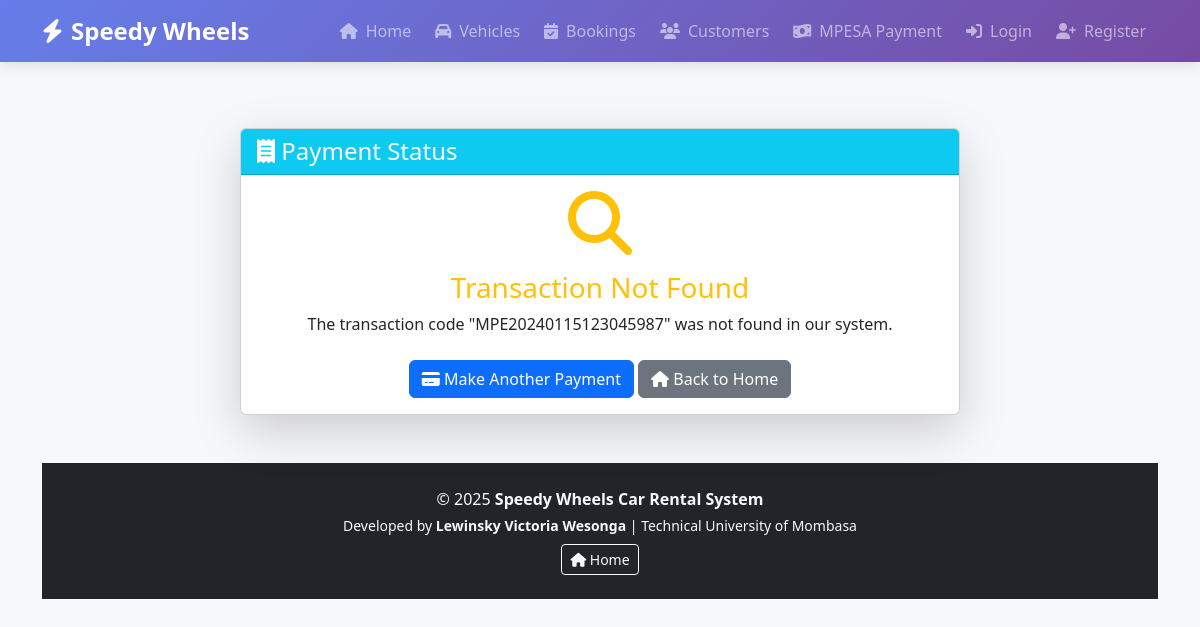
Before: /src/modules/payments/payment_status.php?transaction_code=MPE20240115123045987 with the older database file.
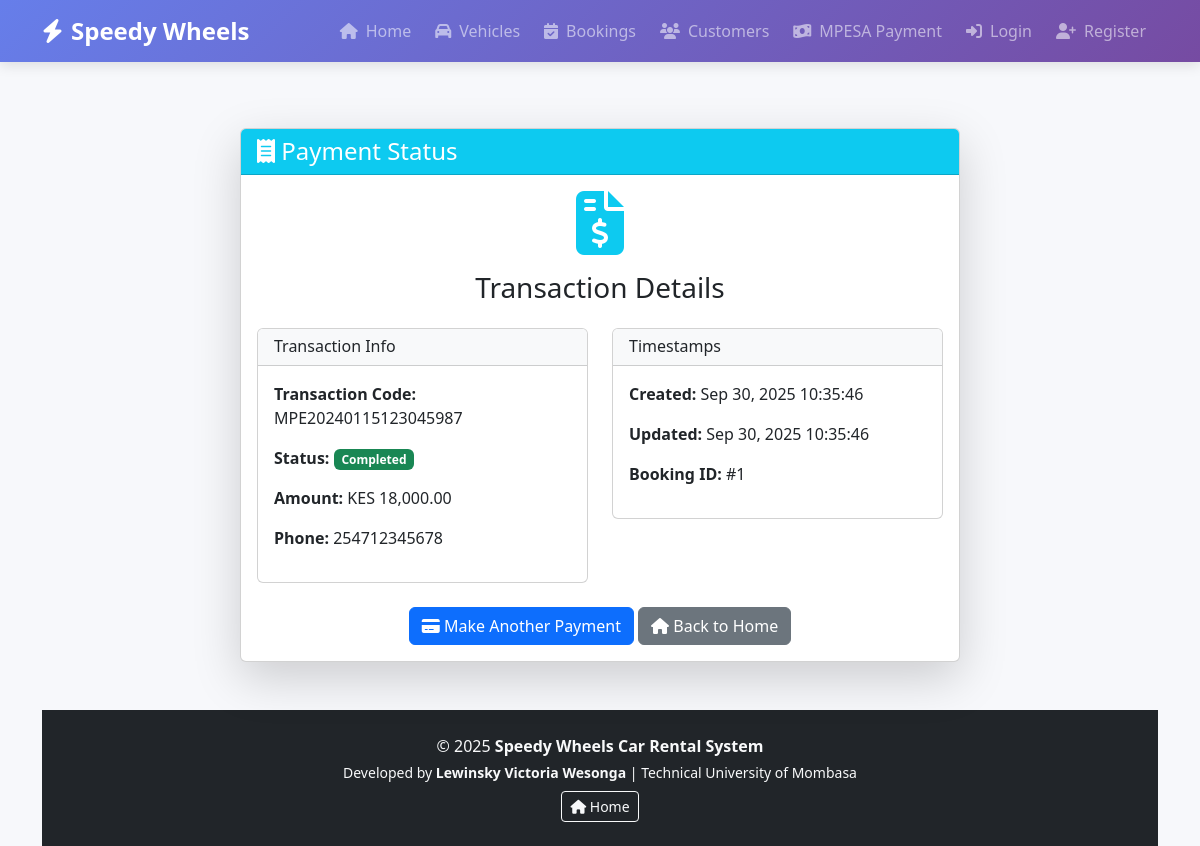
After: the same page with the newer database file.
### tables this page shows
CREATE TABLE mpesa_transactions (
    id INT PRIMARY KEY AUTO_INCREMENT,
    transaction_code VARCHAR(50) UNIQUE NOT NULL,
    phone VARCHAR(15) NOT NULL,
    amount DECIMAL(10,2) NOT NULL,
    booking_id INT,
    status ENUM('pending', 'completed', 'failed') DEFAULT 'pending',
    created_at TIMESTAMP DEFAULT CURRENT_TIMESTAMP,
    updated_at TIMESTAMP DEFAULT CURRENT_TIMESTAMP ON UPDATE CURRENT_TIMESTAMP,
    INDEX idx_transaction_code (transaction_code),
    INDEX idx_phone (phone),
    INDEX idx_status (status),
    INDEX idx_booking (booking_id)
);

### src/includes/auth.php (called while the page is built, shortened)
<?php
function isAuthenticated() {
    return isset($_SESSION['user_id']) && !empty($_SESSION['user_id']);
}

### src/modules/payments/mpesa_processor.php (called while the page is built, shortened)
<?php
class MpesaProcessor {
    private $pdo;
    public function __construct() {
        try {
            $this->pdo = new PDO(
                "mysql:host=localhost;dbname=speedy_wheels;charset=utf8mb4",
                "root",
                "",
                [PDO::ATTR_ERRMODE => PDO::ERRMODE_EXCEPTION]
            );
        } catch (PDOException $e) {
            throw new Exception("Database connection failed: " . $e->getMessage());
        }
    }
    public function getTransactionStatus($transactionCode) {
        try {
            $stmt = $this->pdo->prepare("
                SELECT * FROM mpesa_transactions
                WHERE transaction_code = ?
            ");
            $stmt->execute([$transactionCode]);
            $transaction = $stmt->fetch(PDO::FETCH_ASSOC);
            return $transaction ?: ['status' => 'not_found'];
        } catch (Exception $e) {
            return ['status' => 'error', 'message' => $e->getMessage()];
        }
    }
}
?>

### src/modules/payments/payment_status.php (the view, shortened to what this page needs)
<?php
require_once "mpesa_processor.php";
$transaction_code = $_GET['transaction_code'] ?? '';
require_once "../../includes/header.php";
$mpesa = new MpesaProcessor();
$transaction = $mpesa->getTransactionStatus($transaction_code);
?>
<div class="container mt-4">
    <div class="row justify-content-center">
        <div class="col-md-8">
            <div class="card shadow-lg">
                <div class="card-header bg-info text-white">
                    <h4 class="mb-0"><i class="fas fa-receipt"></i> Payment Status</h4>
                </div>
                <div class="card-body">
                    <?php if ($transaction && $transaction['status'] !== 'not_found'): ?>
                        <div class="text-center mb-4">
                            <i class="fas fa-file-invoice-dollar fa-4x text-info mb-3"></i>
                            <h3>Transaction Details</h3>
                        </div>
                        <div class="row">
                            <div class="col-md-6">
                                <div class="card">
                                    <div class="card-header bg-light">
                                        <h6 class="mb-0">Transaction Info</h6>
                                    </div>
                                    <div class="card-body">
                                        <p><strong>Transaction Code:</strong> <?php echo htmlspecialchars($transaction['transaction_code']); ?></p>
                                        <p><strong>Status:</strong>
                                            <span class="badge bg-<?php echo $transaction['status'] == 'completed' ? 'success' : 'warning'; ?>">
                                                <?php echo ucfirst($transaction['status']); ?>
                                            </span>
                                        </p>
                                        <p><strong>Amount:</strong> KES <?php echo number_format($transaction['amount'], 2); ?></p>
                                        <p><strong>Phone:</strong> <?php echo htmlspecialchars($transaction['phone']); ?></p>
                                    </div>
                                </div>
                            </div>
                            <div class="col-md-6">
                                <div class="card">
                                    <div class="card-header bg-light">
                                        <h6 class="mb-0">Timestamps</h6>
                                    </div>
                                    <div class="card-body">
                                        <p><strong>Created:</strong> <?php echo date('M j, Y H:i:s', strtotime($transaction['created_at'])); ?></p>
                                        <?php if ($transaction['updated_at']): ?>
                                            <p><strong>Updated:</strong> <?php echo date('M j, Y H:i:s', strtotime($transaction['updated_at'])); ?></p>
                                        <?php endif; ?>
                                        <p><strong>Booking ID:</strong> #<?php echo htmlspecialchars($transaction['booking_id']); ?></p>
                                    </div>
                                </div>
                            </div>
                        </div>
                    <?php else: ?>
                        <div class="text-center mb-4">
                            <i class="fas fa-search fa-4x text-warning mb-3"></i>
                            <h3 class="text-warning">Transaction Not Found</h3>
                            <p>The transaction code "<?php echo htmlspecialchars($transaction_code); ?>" was not found in our system.</p>
                        </div>
                    <?php endif; ?>
                    <div class="mt-4 text-center">
                        <a href="payment.php" class="btn btn-primary">
                            <i class="fas fa-credit-card"></i> Make Another Payment
                        </a>
                        <a href="<?php echo base_url('index.php'); ?>" class="btn btn-secondary">
                            <i class="fas fa-home"></i> Back to Home
                        </a>
                    </div>
                </div>
            </div>
        </div>
    </div>
</div>
<?php require_once "../../includes/footer.php"; ?>

### src/includes/header.php (shortened to what this page needs)
<?php
require_once __DIR__ . '/auth.php';
function base_url($path = '') {
    $is_local = ($_SERVER['HTTP_HOST'] ?? 'localhost') === 'localhost';
    $base_path = $is_local ? '/speedy-wheels-car-rental-system' : '';
    $clean_path = $path ? '/' . ltrim($path, '/') : '';
    return $base_path . $clean_path;
}
$nav_items = [
    'home' => [
        'url' => base_url('index.php'),
        'title' => 'Home',
        'icon' => 'fas fa-home'
    ],
    'vehicles' => [
        'url' => base_url('src/modules/vehicles/index.php'),
        'title' => 'Vehicles',
        'icon' => 'fas fa-car'
    ],
    'bookings' => [
        'url' => base_url('src/modules/bookings/index.php'),
        'title' => 'Bookings',
        'icon' => 'fas fa-calendar-check'
    ],
    'customers' => [
        'url' => base_url('src/modules/customers/index.php'),
        'title' => 'Customers',
        'icon' => 'fas fa-users'
    ],
    'payments' => [
        'url' => base_url('src/modules/payments/payment.php'),
        'title' => 'MPESA Payment',
        'icon' => 'fas fa-money-bill-wave'
    ]
];
$current_script = $_SERVER['PHP_SELF'] ?? '';
function is_active_nav($url, $current_script) {
    $clean_url = rtrim($url, '/');
    $clean_script = rtrim($current_script, '/');
    return strpos($clean_script, basename($clean_url)) !== false;
}
?>
<!DOCTYPE html>
<html lang="en">
<head>
  <link href="https://cdn.jsdelivr.net/npm/bootstrap@5.3.2/dist/css/bootstrap.min.css" rel="stylesheet">
  <link href="https://cdnjs.cloudflare.com/ajax/libs/font-awesome/6.4.0/css/all.min.css" rel="stylesheet">
</head>
<body>
<nav class="navbar navbar-expand-lg navbar-dark fixed-top">
  <div class="container">
    <a class="navbar-brand d-flex align-items-center" href="<?php echo base_url('index.php'); ?>">
      <i class="fas fa-bolt me-2"></i>
      <span>Speedy Wheels</span>
    </a>
    <div class="collapse navbar-collapse" id="navMain">
      <ul class="navbar-nav ms-auto">
        <?php foreach ($nav_items as $key => $item): ?>
          <li class="nav-item position-relative">
            <a class="nav-link <?php echo is_active_nav($item['url'], $current_script) ? 'active' : ''; ?>"
               href="<?php echo $item['url']; ?>">
              <i class="<?php echo $item['icon']; ?>"></i>
              <span><?php echo $item['title']; ?></span>
            </a>
          </li>
        <?php endforeach; ?>
        <?php if (isAuthenticated()): ?>
          <li class="nav-item dropdown user-dropdown">
            <a class="nav-link dropdown-toggle" href="#" role="button" data-bs-toggle="dropdown">
              <i class="fas fa-user-circle"></i>
              <span><?php echo getCurrentUsername(); ?></span>
              <?php if (hasRole('admin')): ?>
                <span class="badge bg-warning ms-1">Admin</span>
              <?php endif; ?>
            </a>
            <ul class="dropdown-menu dropdown-menu-end">
              <li>
                <a class="dropdown-item" href="<?php echo base_url('src/modules/auth/dashboard.php'); ?>">
                  <i class="fas fa-tachometer-alt"></i> Dashboard
                </a>
              </li>
              <li><hr class="dropdown-divider"></li>
              <li>
                <a class="dropdown-item" href="<?php echo base_url('src/modules/auth/logout.php'); ?>">
                  <i class="fas fa-sign-out-alt"></i> Logout
                </a>
              </li>
            </ul>
          </li>
        <?php else: ?>
          <li class="nav-item">
            <a class="nav-link" href="<?php echo base_url('src/modules/auth/login.php'); ?>">
              <i class="fas fa-sign-in-alt"></i>
              <span>Login</span>
            </a>
          </li>
          <li class="nav-item">
            <a class="nav-link" href="<?php echo base_url('src/modules/auth/register.php'); ?>">
              <i class="fas fa-user-plus"></i>
              <span>Register</span>
            </a>
          </li>
        <?php endif; ?>
      </ul>
    </div>
  </div>
</nav>
<main class="container mt-4">

### src/includes/footer.php (shortened to what this page needs)
<footer class="bg-dark text-light py-4 mt-5">
  <div class="container text-center">
    <p class="mb-1">&copy; <?php echo date('Y'); ?> <strong>Speedy Wheels Car Rental System</strong></p>
    <p class="small mb-2">Developed by <strong>Lewinsky Victoria Wesonga</strong> | Technical University of Mombasa</p>
    <a href="<?php echo base_url('index.php'); ?>" class="btn btn-outline-light btn-sm"><i class="fas fa-home"></i> Home</a>
  </div>
</footer>
</body>
</html>

### src/includes/header.php (style rules this page uses)
:root { --primary-gradient: linear-gradient(135deg, #667eea 0%, #764ba2 100%); --primary-gradient-hover: linear-gradient(135deg, #5a6fd8 0%, #6a4190 100%); --shadow: 0 4px 12px rgba(0,0,0,0.1); }
body { background: #f7f8fb; padding-top: 80px; min-height: 100vh; display: flex; flex-direction: column; }
main { flex: 1; }
.navbar { background: var(--primary-gradient) !important; box-shadow: var(--shadow); transition: all 0.3s ease; position: fixed; top: 0; width: 100%; z-index: 1030; }
.navbar-brand { font-weight: 700; font-size: 1.5rem; transition: transform 0.3s ease; }
.nav-link { position: relative; margin: 0 4px; border-radius: 8px; transition: all 0.3s ease; font-weight: 500; display: flex; align-items: center; gap: 8px; }

Changed rows visible on the page:
added mpesa_transactions: transaction_code "MPE20240115123045987", status "Completed", amount "18,000.00", phone "254712345678", created_at "Sep 30, 2025 10:35:46", updated_at "Sep 30, 2025 10:35:46", booking "1"
Other visible differences:
$transaction_code: "MPE20240115123045987" → (not shown)
text no longer shown: "Transaction Not Found The transaction code \" \" was not found in our system."
text now shown: "Transaction Details Transaction Info Transaction Code: Status: Amount: KES Phone: Timestamps Created: Updated: Booking ID: #"
